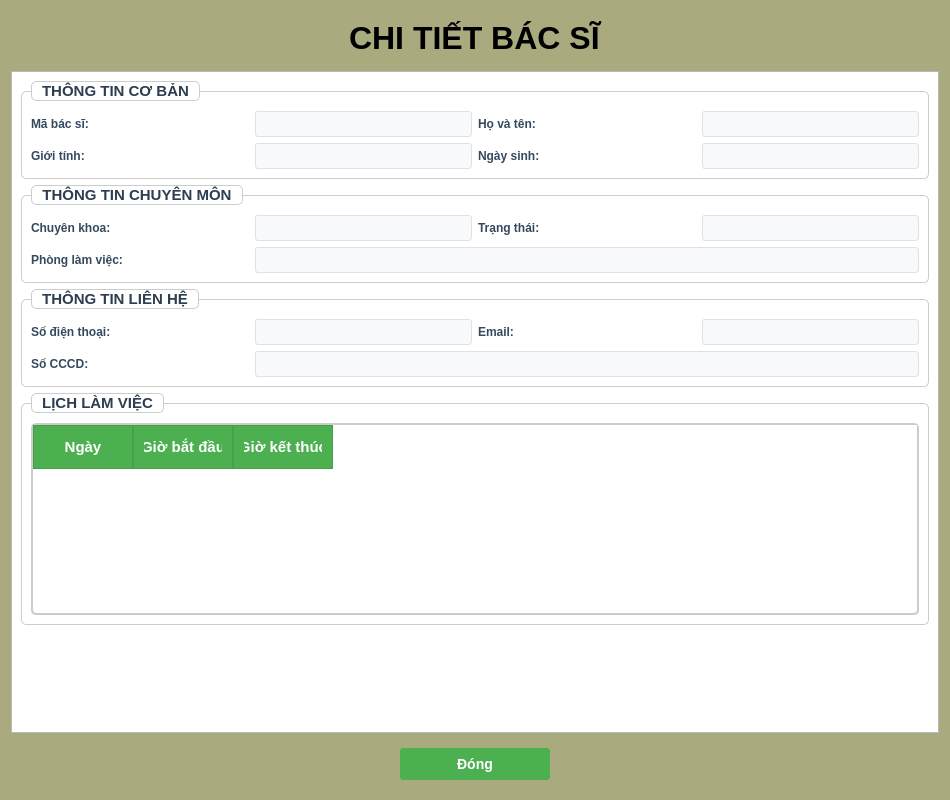
<?xml version="1.0" encoding="UTF-8"?>
<ui version="4.0">
 <class>DoctorDetailDialog</class>
 <widget class="QDialog" name="DoctorDetailDialog">
  <property name="geometry">
   <rect>
    <x>0</x>
    <y>0</y>
    <width>950</width>
    <height>800</height>
   </rect>
  </property>
  <property name="windowTitle">
   <string>Chi Tiết Bác Sĩ</string>
  </property>
  <property name="styleSheet">
   <string notr="true">QDialog {
    background-color: #aaaa7f;
}
QLabel {
    color: black;
    background-color: transparent;
    border: none;
    font-weight: bold;
}
QGroupBox {
    font-weight: bold;
    border: 1px solid #CCCCCC;
    border-radius: 5px;
    margin-top: 10px;
    padding-top: 10px;
}</string>
  </property>
  <layout class="QVBoxLayout" name="verticalLayout">
   <item>
    <widget class="QWidget" name="widgetTitleBar" native="true">
     <property name="styleSheet">
      <string notr="true">background-color: rgb(170, 170, 127);</string>
     </property>
     <layout class="QHBoxLayout" name="horizontalLayout_4">
      <item>
       <spacer name="horizontalSpacer">
        <property name="orientation">
         <enum>Qt::Orientation::Horizontal</enum>
        </property>
        <property name="sizeHint" stdset="0">
         <size>
          <width>225</width>
          <height>20</height>
         </size>
        </property>
       </spacer>
      </item>
      <item>
       <widget class="QLabel" name="lblMainTitle">
        <property name="font">
         <font>
          <family>Segoe UI</family>
          <pointsize>24</pointsize>
          <italic>false</italic>
          <bold>true</bold>
         </font>
        </property>
        <property name="styleSheet">
         <string notr="true">font: 700 24pt &quot;Segoe UI&quot;;</string>
        </property>
        <property name="text">
         <string>CHI TIẾT BÁC SĨ</string>
        </property>
       </widget>
      </item>
      <item>
       <spacer name="horizontalSpacer_2">
        <property name="orientation">
         <enum>Qt::Orientation::Horizontal</enum>
        </property>
        <property name="sizeHint" stdset="0">
         <size>
          <width>225</width>
          <height>20</height>
         </size>
        </property>
       </spacer>
      </item>
     </layout>
    </widget>
   </item>
   <item>
    <widget class="QScrollArea" name="scrollArea">
     <property name="styleSheet">
      <string notr="true"/>
     </property>
     <property name="widgetResizable">
      <bool>true</bool>
     </property>
     <property name="alignment">
      <set>Qt::AlignmentFlag::AlignHCenter</set>
     </property>
     <widget class="QWidget" name="scrollAreaWidgetContents">
      <property name="geometry">
       <rect>
        <x>0</x>
        <y>0</y>
        <width>930</width>
        <height>654</height>
       </rect>
      </property>
      <property name="styleSheet">
       <string notr="true">background-color: white;
</string>
      </property>
      <layout class="QVBoxLayout" name="verticalLayout_2">
       <item>
        <widget class="QGroupBox" name="groupBasicInfo">
         <property name="font">
          <font>
           <family>Arial</family>
           <pointsize>11</pointsize>
           <italic>false</italic>
           <bold>true</bold>
          </font>
         </property>
         <property name="styleSheet">
          <string notr="true">QGroupBox {
    font: bold 11pt &quot;Arial&quot;;
    color: #2C3E50;
    border: 1px solid #CCCCCC;
    border-radius: 5px;
    margin-top: 10px;
    padding-top: 10px;
    background-color: white;
}

QGroupBox::title {
    subcontrol-origin: margin;
    subcontrol-position: top left;
    border: 1px solid #CCCCCC;
    border-radius: 5px;
    left: 10px;
    padding: 0 8px 0 8px;
    background-color: white;
}</string>
         </property>
         <property name="title">
          <string>THÔNG TIN CƠ BẢN</string>
         </property>
         <layout class="QGridLayout" name="gridLayout_1">
          <item row="0" column="0">
           <widget class="QLabel" name="lblID">
            <property name="styleSheet">
             <string notr="true">QLabel {
    font-weight: bold;
    color: #34495e;
}</string>
            </property>
            <property name="text">
             <string>Mã bác sĩ:</string>
            </property>
           </widget>
          </item>
          <item row="0" column="1">
           <widget class="QLabel" name="lblIDValue">
            <property name="styleSheet">
             <string notr="true">QLabel {
    color: #2c3e50;
    font-weight: bold;
    padding: 5px;
    background-color: #f8f9fa;
    border: 1px solid #dee2e6;
    border-radius: 3px;
}</string>
            </property>
            <property name="text">
             <string/>
            </property>
           </widget>
          </item>
          <item row="0" column="2">
           <widget class="QLabel" name="lblName">
            <property name="styleSheet">
             <string notr="true">QLabel {
    font-weight: bold;
    color: #34495e;
}</string>
            </property>
            <property name="text">
             <string>Họ và tên:</string>
            </property>
           </widget>
          </item>
          <item row="0" column="3">
           <widget class="QLabel" name="lblNameValue">
            <property name="styleSheet">
             <string notr="true">QLabel {
    color: #2c3e50;
    font-weight: bold;
    padding: 5px;
    background-color: #f8f9fa;
    border: 1px solid #dee2e6;
    border-radius: 3px;
}</string>
            </property>
            <property name="text">
             <string/>
            </property>
           </widget>
          </item>
          <item row="1" column="0">
           <widget class="QLabel" name="lblGender">
            <property name="styleSheet">
             <string notr="true">QLabel {
    font-weight: bold;
    color: #34495e;
}</string>
            </property>
            <property name="text">
             <string>Giới tính:</string>
            </property>
           </widget>
          </item>
          <item row="1" column="1">
           <widget class="QLabel" name="lblGenderValue">
            <property name="styleSheet">
             <string notr="true">QLabel {
    color: #2c3e50;
    font-weight: bold;
    padding: 5px;
    background-color: #f8f9fa;
    border: 1px solid #dee2e6;
    border-radius: 3px;
}</string>
            </property>
            <property name="text">
             <string/>
            </property>
           </widget>
          </item>
          <item row="1" column="2">
           <widget class="QLabel" name="lblBirthday">
            <property name="styleSheet">
             <string notr="true">QLabel {
    font-weight: bold;
    color: #34495e;
}</string>
            </property>
            <property name="text">
             <string>Ngày sinh:</string>
            </property>
           </widget>
          </item>
          <item row="1" column="3">
           <widget class="QLabel" name="lblBirthdayValue">
            <property name="styleSheet">
             <string notr="true">QLabel {
    color: #2c3e50;
    font-weight: bold;
    padding: 5px;
    background-color: #f8f9fa;
    border: 1px solid #dee2e6;
    border-radius: 3px;
}</string>
            </property>
            <property name="text">
             <string/>
            </property>
           </widget>
          </item>
         </layout>
        </widget>
       </item>
       <item>
        <widget class="QGroupBox" name="groupProfessionalInfo">
         <property name="font">
          <font>
           <family>Arial</family>
           <pointsize>11</pointsize>
           <italic>false</italic>
           <bold>true</bold>
          </font>
         </property>
         <property name="styleSheet">
          <string notr="true">QGroupBox {
    font: bold 11pt &quot;Arial&quot;;
    color: #2C3E50;
    border: 1px solid #CCCCCC;
    border-radius: 5px;
    margin-top: 10px;
    padding-top: 10px;
    background-color: white;
}

QGroupBox::title {
    subcontrol-origin: margin;
    subcontrol-position: top left;
    border: 1px solid #CCCCCC;
    border-radius: 5px;
    left: 10px;
    padding: 0 8px 0 8px;
    background-color: white;
}</string>
         </property>
         <property name="title">
          <string>THÔNG TIN CHUYÊN MÔN</string>
         </property>
         <layout class="QGridLayout" name="gridLayout_2">
          <item row="0" column="0">
           <widget class="QLabel" name="lblSpecialization">
            <property name="styleSheet">
             <string notr="true">QLabel {
    font-weight: bold;
    color: #34495e;
}</string>
            </property>
            <property name="text">
             <string>Chuyên khoa:</string>
            </property>
           </widget>
          </item>
          <item row="0" column="1">
           <widget class="QLabel" name="lblSpecializationValue">
            <property name="styleSheet">
             <string notr="true">QLabel {
    color: #2c3e50;
    font-weight: bold;
    padding: 5px;
    background-color: #f8f9fa;
    border: 1px solid #dee2e6;
    border-radius: 3px;
}</string>
            </property>
            <property name="text">
             <string/>
            </property>
           </widget>
          </item>
          <item row="0" column="2">
           <widget class="QLabel" name="lblStatus">
            <property name="styleSheet">
             <string notr="true">QLabel {
    font-weight: bold;
    color: #34495e;
}</string>
            </property>
            <property name="text">
             <string>Trạng thái:</string>
            </property>
           </widget>
          </item>
          <item row="0" column="3">
           <widget class="QLabel" name="lblStatusValue">
            <property name="styleSheet">
             <string notr="true">QLabel {
    color: #2c3e50;
    font-weight: bold;
    padding: 5px;
    background-color: #f8f9fa;
    border: 1px solid #dee2e6;
    border-radius: 3px;
}</string>
            </property>
            <property name="text">
             <string/>
            </property>
           </widget>
          </item>
          <item row="1" column="0">
           <widget class="QLabel" name="lblRoom">
            <property name="styleSheet">
             <string notr="true">QLabel {
    font-weight: bold;
    color: #34495e;
}</string>
            </property>
            <property name="text">
             <string>Phòng làm việc:</string>
            </property>
           </widget>
          </item>
          <item row="1" column="1" colspan="3">
           <widget class="QLabel" name="lblRoomValue">
            <property name="styleSheet">
             <string notr="true">QLabel {
    color: #2c3e50;
    font-weight: bold;
    padding: 5px;
    background-color: #f8f9fa;
    border: 1px solid #dee2e6;
    border-radius: 3px;
}</string>
            </property>
            <property name="text">
             <string/>
            </property>
           </widget>
          </item>
         </layout>
        </widget>
       </item>
       <item>
        <widget class="QGroupBox" name="groupContactInfo">
         <property name="font">
          <font>
           <family>Arial</family>
           <pointsize>11</pointsize>
           <italic>false</italic>
           <bold>true</bold>
          </font>
         </property>
         <property name="styleSheet">
          <string notr="true">QGroupBox {
    font: bold 11pt &quot;Arial&quot;;
    color: #2C3E50;
    border: 1px solid #CCCCCC;
    border-radius: 5px;
    margin-top: 10px;
    padding-top: 10px;
    background-color: white;
}

QGroupBox::title {
    subcontrol-origin: margin;
    subcontrol-position: top left;
    border: 1px solid #CCCCCC;
    border-radius: 5px;
    left: 10px;
    padding: 0 8px 0 8px;
    background-color: white;
}</string>
         </property>
         <property name="title">
          <string>THÔNG TIN LIÊN HỆ</string>
         </property>
         <layout class="QGridLayout" name="gridLayout_3">
          <item row="0" column="0">
           <widget class="QLabel" name="lblPhoneNumber">
            <property name="styleSheet">
             <string notr="true">QLabel {
    font-weight: bold;
    color: #34495e;
}</string>
            </property>
            <property name="text">
             <string>Số điện thoại:</string>
            </property>
           </widget>
          </item>
          <item row="0" column="1">
           <widget class="QLabel" name="lblPhoneNumberValue">
            <property name="styleSheet">
             <string notr="true">QLabel {
    color: #2c3e50;
    font-weight: bold;
    padding: 5px;
    background-color: #f8f9fa;
    border: 1px solid #dee2e6;
    border-radius: 3px;
}</string>
            </property>
            <property name="text">
             <string/>
            </property>
           </widget>
          </item>
          <item row="0" column="2">
           <widget class="QLabel" name="lblEmail">
            <property name="styleSheet">
             <string notr="true">QLabel {
    font-weight: bold;
    color: #34495e;
}</string>
            </property>
            <property name="text">
             <string>Email:</string>
            </property>
           </widget>
          </item>
          <item row="0" column="3">
           <widget class="QLabel" name="lblEmailValue">
            <property name="styleSheet">
             <string notr="true">QLabel {
    color: #2c3e50;
    font-weight: bold;
    padding: 5px;
    background-color: #f8f9fa;
    border: 1px solid #dee2e6;
    border-radius: 3px;
}</string>
            </property>
            <property name="text">
             <string/>
            </property>
           </widget>
          </item>
          <item row="1" column="0">
           <widget class="QLabel" name="lblCCCD">
            <property name="styleSheet">
             <string notr="true">QLabel {
    font-weight: bold;
    color: #34495e;
}</string>
            </property>
            <property name="text">
             <string>Số CCCD:</string>
            </property>
           </widget>
          </item>
          <item row="1" column="1" colspan="3">
           <widget class="QLabel" name="lblCCCDValue">
            <property name="styleSheet">
             <string notr="true">QLabel {
    color: #2c3e50;
    font-weight: bold;
    padding: 5px;
    background-color: #f8f9fa;
    border: 1px solid #dee2e6;
    border-radius: 3px;
}</string>
            </property>
            <property name="text">
             <string/>
            </property>
           </widget>
          </item>
         </layout>
        </widget>
       </item>
       <item>
        <widget class="QGroupBox" name="groupWorkingSchedule">
         <property name="font">
          <font>
           <family>Arial</family>
           <pointsize>11</pointsize>
           <italic>false</italic>
           <bold>true</bold>
          </font>
         </property>
         <property name="styleSheet">
          <string notr="true">QGroupBox {
    font: bold 11pt &quot;Arial&quot;;
    color: #2C3E50;
    border: 1px solid #CCCCCC;
    border-radius: 5px;
    margin-top: 10px;
    padding-top: 10px;
    background-color: white;
}

QGroupBox::title {
    subcontrol-origin: margin;
    subcontrol-position: top left;
    border: 1px solid #CCCCCC;
    border-radius: 5px;
    left: 10px;
    padding: 0 8px 0 8px;
    background-color: white;
}</string>
         </property>
         <property name="title">
          <string>LỊCH LÀM VIỆC</string>
         </property>
         <layout class="QVBoxLayout" name="verticalLayout_3">
          <item>
           <widget class="QTableWidget" name="tableWorkingSchedule">
            <property name="styleSheet">
             <string notr="true">QTableWidget {
    background-color: #ffffff;
    alternate-background-color: #f5f5f5;
    border: 2px solid #CCCCCC;
    gridline-color: #d0d0d0;
    border-radius: 5px;
}

QTableWidget::item {
    color: #2c3e50;
    font-weight: bold;
    padding: 8px;
    border-bottom: 1px solid #e0e0e0;
}

QTableWidget::item:selected {
    background-color: #4CAF50;
    color: white;
}

QTableWidget::item:hover {
    background-color: #e8f5e9;
}

QHeaderView::section {
    background-color: #4CAF50;
    color: white;
    padding: 10px;
    border: 1px solid #45A049;
    font-weight: bold;
    font-size: 11pt;
}

QTableWidget QTableCornerButton::section {
    background-color: #4CAF50;
    border: 1px solid #45A049;
}</string>
            </property>
            <property name="columnCount">
             <number>3</number>
            </property>
            <property name="rowCount">
             <number>0</number>
            </property>
            <column>
             <property name="text">
              <string>Ngày</string>
             </property>
            </column>
            <column>
             <property name="text">
              <string>Giờ bắt đầu</string>
             </property>
            </column>
            <column>
             <property name="text">
              <string>Giờ kết thúc</string>
             </property>
            </column>
           </widget>
          </item>
         </layout>
        </widget>
       </item>
       <item>
        <spacer name="verticalSpacer">
         <property name="orientation">
          <enum>Qt::Orientation::Vertical</enum>
         </property>
         <property name="sizeHint" stdset="0">
          <size>
           <width>20</width>
           <height>40</height>
          </size>
         </property>
        </spacer>
       </item>
      </layout>
     </widget>
    </widget>
   </item>
   <item>
    <widget class="QWidget" name="widgetBottom" native="true">
     <layout class="QHBoxLayout" name="horizontalLayout_5">
      <item>
       <spacer name="horizontalSpacer_3">
        <property name="orientation">
         <enum>Qt::Orientation::Horizontal</enum>
        </property>
        <property name="sizeHint" stdset="0">
         <size>
          <width>40</width>
          <height>20</height>
         </size>
        </property>
       </spacer>
      </item>
      <item>
       <widget class="QPushButton" name="btnClose">
        <property name="styleSheet">
         <string notr="true">QPushButton {
    background-color: #4CAF50;
    color: white;
    border: none;
    padding: 8px 25px;
    border-radius: 3px;
    font-weight: bold;
    font-size: 14px;
    min-width: 100px;
}

QPushButton:hover {
    background-color: #45A049;
}

QPushButton:pressed {
    background-color: #3D8B40;
}</string>
        </property>
        <property name="text">
         <string>Đóng</string>
        </property>
       </widget>
      </item>
      <item>
       <spacer name="horizontalSpacer_4">
        <property name="orientation">
         <enum>Qt::Orientation::Horizontal</enum>
        </property>
        <property name="sizeHint" stdset="0">
         <size>
          <width>40</width>
          <height>20</height>
         </size>
        </property>
       </spacer>
      </item>
     </layout>
    </widget>
   </item>
  </layout>
 </widget>
 <resources/>
 <connections>
  <connection>
   <sender>btnClose</sender>
   <signal>clicked()</signal>
   <receiver>DoctorDetailDialog</receiver>
   <slot>accept()</slot>
   <hints>
    <hint type="sourcelabel">
     <x>454</x>
     <y>659</y>
    </hint>
    <hint type="destinationlabel">
     <x>450</x>
     <y>350</y>
    </hint>
   </hints>
  </connection>
 </connections>
</ui>
